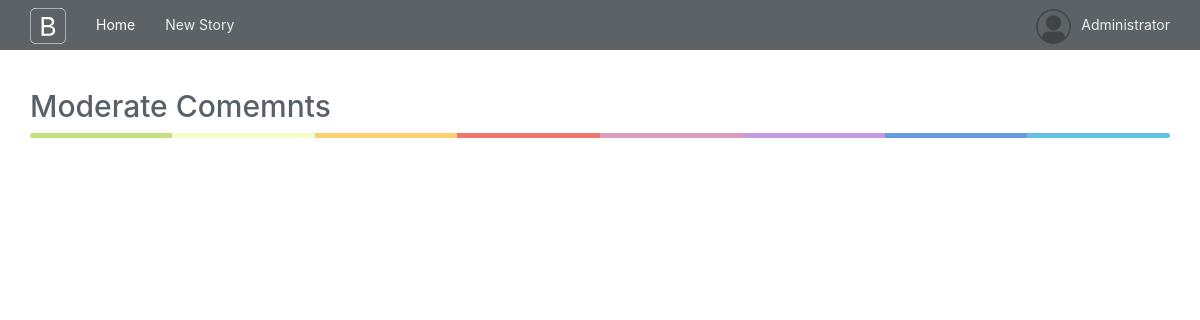
/moderate-comments (signed in), run on an earlier commit of the app's database.
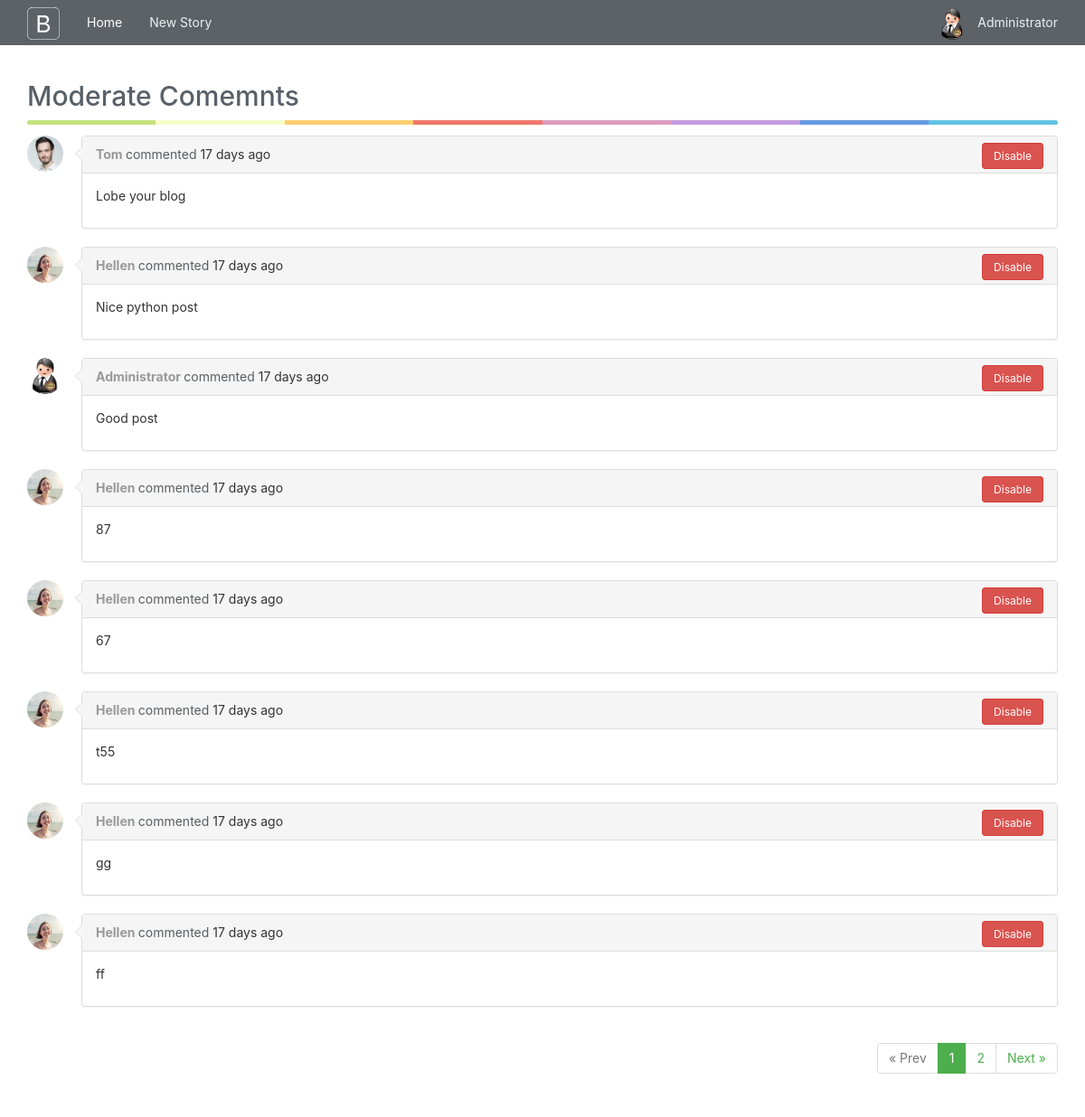
And on a later commit of the database.
### app/models.py (models this page shows, shortened)
class User(UserMixin, db.Model):
    __tablename__="users"
    id = db.Column(db.Integer, primary_key=True)
    email = db.Column(db.String(64), unique=True, index=True)
    username = db.Column(db.String(64),unique=True, index=True)
    location = db.Column(db.String(64))
    about_me = db.Column(db.Text())
    member_since = db.Column(db.DateTime(),default=datetime.utcnow)
    last_seen = db.Column(db.DateTime(),default=datetime.utcnow)
    password_hash = db.Column(db.String(128))
    confirmed= db.Column(db.Boolean, default=False)
    image_filename = db.Column(db.String, default="user/default.png", nullable=True)
    image_url = db.Column(db.String, nullable=True)
    role_id = db.Column(db.Integer, db.ForeignKey("roles.id"))
    posts = db.relationship("Post", backref="author", lazy="dynamic")
    comments = db.relationship("Comment", backref="author", lazy="dynamic")
    followed = db.relationship('Follow',
                               foreign_keys=[Follow.follower_id],
                               backref=db.backref('follower', lazy='joined'),
                               lazy='dynamic',
                               cascade='all, delete-orphan')
    followers = db.relationship('Follow',
                                foreign_keys=[Follow.followed_id],
                                backref=db.backref('followed', lazy='joined'),
                                lazy='dynamic',
                                cascade='all, delete-orphan')
    @property
    def password(self):
        raise AttributeError("Password is not a readable attribute")
    def ping(self):
        self.last_seen = datetime.utcnow()
        db.session.add(self)
    def can(self, permissions):
        return self.role is not None and (self.role.permissions & permissions) == permissions

class Comment(db.Model):
    __tablename__ = "comments"
    id = db.Column(db.Integer, primary_key=True)
    body = db.Column(db.Text)
    body_html = db.Column(db.Text)
    timestamp = db.Column(db.DateTime, index=True, default=datetime.utcnow)
    disable = db.Column(db.Boolean,default=False)
    author_id = db.Column(db.Integer, db.ForeignKey("users.id"))
    post_id = db.Column(db.Integer, db.ForeignKey("posts.id"))

### app/main/views.py (the view)
@main.route("/moderate-comments", methods=["GET","POST"])
@permission_required(Permission.MODERATE_COMMENTS)
@login_required
def moderate_comments():
    page = request.args.get('page', 1, type=int)
    pagination = Comment.query.order_by(Comment.timestamp.desc()).paginate(page, per_page=current_app.config['FLASKY_POSTS_PER_PAGE'], error_out=False)
    comments = pagination.items
    return render_template('comments.html', pagination=pagination,comments=comments)

### app/auth/views.py (called while the page is built)
@auth.before_app_request
def before_request():
    if current_user.is_authenticated:
        current_user.ping()
        if not current_user.confirmed \
            and request.endpoint \
            and request.endpoint[:5] != 'auth.' \
            and request.endpoint != 'static':
            return redirect(url_for('auth.unconfirmed'))

### app/main/__init__.py (called while the page is built)
@main.app_context_processor
def inject_permissions():
    return dict(Permission=Permission)

### app/models.py (called while the page is built)
@login_manager.user_loader
def load_user(user_id):
    return User.query.get(int(user_id))

### app/templates/comments.html (shortened to what this page needs)
{% extends "base.html" %}
{% import "_macros.html" as macros with context %}
{% block page_content %}
<div class="post-tabs">
    <h2 id="comments">Moderate Comemnts</h2>
        <div class="colorgraph"></div>
</div>
{% set moderate = True %}
{% include '_comments.html' %}
{% if pagination %}
    <div class="comment-pagination" >
        {{ macros.pagination_widget(pagination, 'main.moderate_comments') }}
    </div>
{% endif %}
{% endblock %}

### app/templates/base.html (shortened to what this page needs)
{% extends "bootstrap/base.html" %}
{% block styles %}
    {{super()}}
    <link rel="stylesheet" href="{{url_for('static', filename='css/custom.css')}}">
    <link rel="stylesheet" href="{{url_for('static', filename='css/font-awesome.min.css')}}">
{% endblock %}
{% block head %}
    {{ super() }}
{% endblock %}
{% block navbar %}
<div class="navbar navbar-default navbar-fixed-top" role="navigation">
    <div class="container">
        <div class="navbar-header">
            <a class="navbar-brand" href="/">
            </a>
        </div>
        <div class="navbar-collapse collapse">
            <ul class="nav navbar-nav">
                <li class="active">
                    <a href="/">Home</a>
                </li>
                <li >
                    <a href="{{url_for('main.create_post')}}">New Story</a>
                </li>
            </ul>
            <ul class="nav navbar-nav navbar-right">
                {% if current_user.is_authenticated %}
                <li class="dropdown">
                    <a href="#" class="dropdown-toggle" data-toggle="dropdown">
                        <img  src="{{current_user.image_url }}" style="float: left;height: 35px;width: 35px;border-radius:50%;margin-right: 10px;margin-top: -6px;" >
                        <span>{{current_user.username}}</span>
                    </a>
                </li>
                {% else %}
                    <li> <a href = "{{url_for('auth.login')}}"><i class="fa fa-sign-in" aria-hidden="true"></i> Sign in</a> </li>
                    <li> <a href = "{{url_for('auth.register')}}"><i class="fa fa-user-plus" aria-hidden="true"></i> Sign up</a> </li>
                {% endif %}
            </ul>
        </div>
    </div>
</div>
{% endblock %}
{% block content %}
    <div class="container">
        {% block page_content %}{% endblock %}
    </div>
{% endblock %}

### app/templates/_comments.html
 <ul class="comments">
        {% for comment in comments %}
            {% if not comment.disable or moderate %}
                <li class="comment">
                    <div class="comment-thumbnail">
                        <a href="{{ url_for('main.user', username=comment.author.username) }}">
                            <img class="comment img-rounded" src="{{ comment.author.image_url }}">
                        </a>
                    </div>
                    <div class="comment panel panel-default">
                        <div class="panel-heading">
                            <strong>
                                <a class="userLink" href="{{ url_for('main.user', username=comment.author.username) }}">{{ comment.author.username }}</a>
                            </strong>
                            <span>commented</span>
                            {{ moment(comment.timestamp).fromNow() }}
                            {% if moderate %}
                            <div class="comment-footer">
                                {% if comment.disable!=True %}
                                   <a class="btn btn-danger" href='{{url_for("main.disable_comment",id=comment.id, page=pagination.page)}}'>Disable</a>
                                {% else %}
                                    <a class="btn btn-primary" href='{{url_for("main.enable_comment",id=comment.id,page=pagination.page)}}'>Enable</a>
                                {% endif %}
                            </div>
                        {% endif %}
                        </div>
                        <div class="panel-body">
                            {% if comment.body_html %}
                                {{ comment.body_html | safe }}
                            {% else %}
                                {{ comment.body }}
                            {% endif %}
                        </div>
                    </div>
                </li>
            {% endif %}
        {% endfor %}
</ul>

What changed in the data, as far as the page shows it:
changed User "Administrator": image_url: picture added in place of a placeholder
added Comment: author.image_url (picture), author.username "Tom", timestamp "17 days ago", body_html "Lobe your blog"
added Comment: author.image_url (picture), author.username "Hellen", timestamp "17 days ago", body_html "Nice python post"
added Comment: author.image_url (picture), author.username "Administrator", timestamp "17 days ago", body_html "Good post"
added Comment: author.image_url (picture), author.username "Hellen", timestamp "17 days ago", body_html "87"
added Comment: author.image_url (picture), author.username "Hellen", timestamp "17 days ago", body_html "67"
added Comment: author.image_url (picture), author.username "Hellen", timestamp "17 days ago", body_html "t55"
added Comment: author.image_url (picture), author.username "Hellen", timestamp "17 days ago", body_html "gg"
added Comment: author.image_url (picture), author.username "Hellen", timestamp "17 days ago", body_html "ff"
Also different on the page:
text now shown: "« Prev Next »"
new list line: "1"
new list line: "2"
